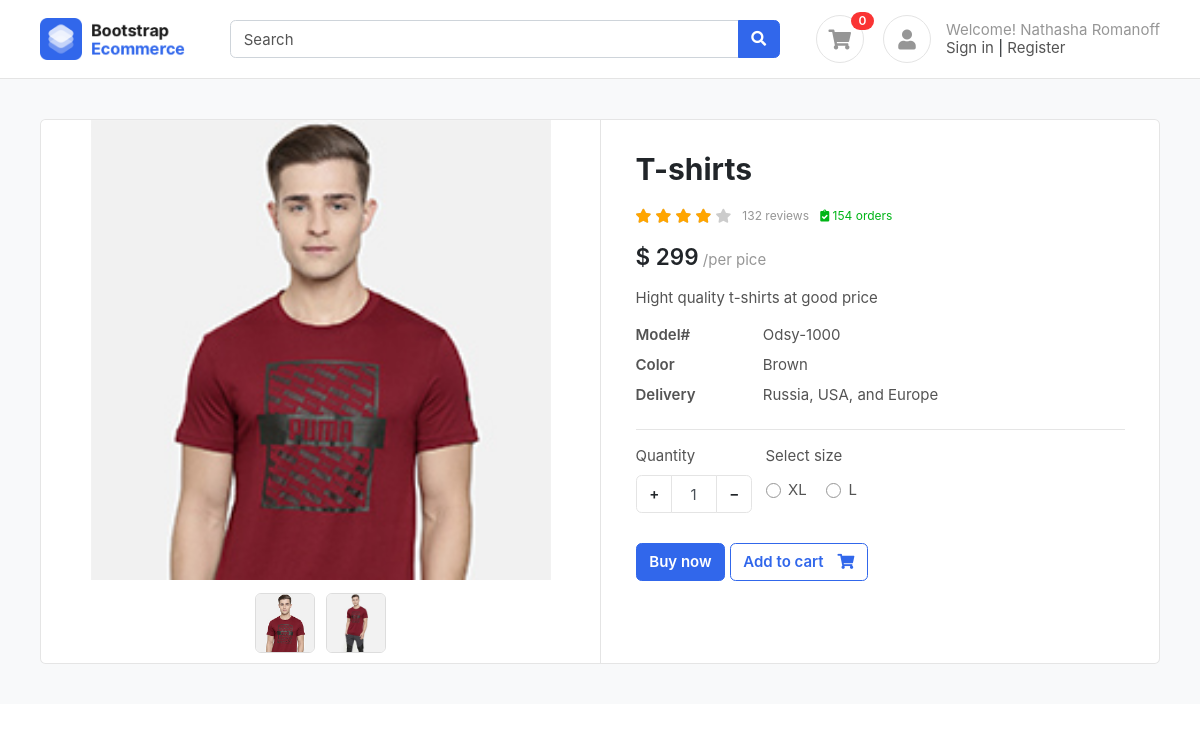
Before: /product/t-shirts/ (signed in) with the older database file.
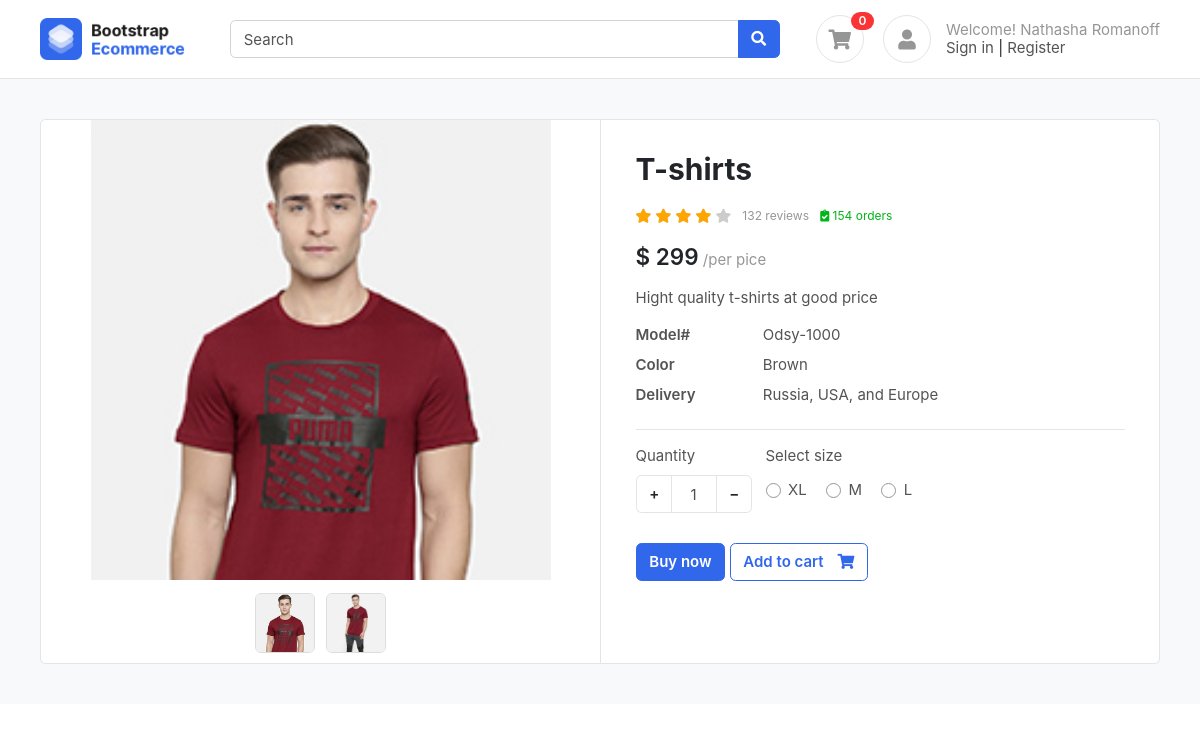
After: the same page with the newer database file.
### products/models.py (models this page shows, shortened)
class ProductImage(BaseModel):
    product = models.ForeignKey(Product, on_delete=models.CASCADE, related_name='product_images')
    image = models.ImageField(upload_to='Files\Product')

class SizeVariant(BaseModel):
    size_name = models.CharField(max_length=100)
    price = models.IntegerField(default=0)

### products/views.py (the view)
# urls.py: path('<slug>/', views.get_product, name='get_product'),
def  get_product(request, slug):
    try :
        product = Product.objects.get(slug = slug)
        context = { 'product' : product }
        if request.GET.get('size'):
            size = request.GET.get('size')
            price = product.get_product_by_size(size)
            context['selected_size'] = size
            context['updated_price'] = price
        return render(request, 'product/product.html',context = context )
    except Exception as e:
        print(f"\n\nException : {e}\n\n")

### accounts/models.py (called while the page is built)
    def get_cart_count(self):
        return CartItems.objects.filter(cart__is_paid = False, cart__user = self.user).count()

### templates/product/product.html (shortened to what this page needs)
{% extends "base/base.html" %}
{% block start %}
<section class="section-content padding-y bg">
    <div class="container">
    <div class="card">
        <div class="row no-gutters">
            <aside class="col-md-6">
    <article class="gallery-wrap">
    <div class="img-big-wrap">
      <div> <a href="#"><img src="{{ product.product_images.first.image.url }}"></a></div>
    </div>
    <div class="thumbs-wrap">
      {% for image in product.product_images.all %}
        <a href="#" class="item-thumb"> <img src=" {{image.image.url }} "></a>
      {% endfor %}
    </div>
    </article>
            </aside>
            <main class="col-md-6 border-left">
    <article class="content-body">
    <h2 class="title">{{ product.product_name }}</h2>
    <div class="rating-wrap my-3">
        <ul class="rating-stars">
            <li style="width:80%" class="stars-active">
                <i class="fa fa-star"></i> <i class="fa fa-star"></i>
                <i class="fa fa-star"></i> <i class="fa fa-star"></i>
            </li>
            <li>
                <i class="fa fa-star"></i> <i class="fa fa-star"></i>
                <i class="fa fa-star"></i> <i class="fa fa-star"></i>
                <i class="fa fa-star"></i>
            </li>
        </ul>
        <small class="label-rating text-muted">132 reviews</small>
        <small class="label-rating text-success"> <i class="fa fa-clipboard-check"></i> 154 orders </small>
    </div>
    <div class="mb-3">
        <var class="price h4">$
          {% if updated_price %}
            {{ updated_price }}
          {% else %}
            {{product.price}}</var>
          {% endif %}
        <span class="text-muted">/per pice</span>
    </div>
    <p>{{product.product_description}}</p>
    <dl class="row">
      <dt class="col-sm-3">Model#</dt>
      <dd class="col-sm-9">Odsy-1000</dd>
      <dt class="col-sm-3">Color</dt>
      <dd class="col-sm-9">Brown</dd>
      <dt class="col-sm-3">Delivery</dt>
      <dd class="col-sm-9">Russia, USA, and Europe </dd>
    </dl>
    <hr>
        <div class="form-row">
            <div class="form-group col-md flex-grow-0">
                <label>Quantity</label>
                <div class="input-group mb-3 input-spinner">
                  <div class="input-group-prepend">
                    <button class="btn btn-light" type="button" id="button-plus"> + </button>
                  </div>
                  <input type="text" class="form-control" value="1">
                  <div class="input-group-append">
                    <button class="btn btn-light" type="button" id="button-minus"> − </button>
                  </div>
                </div>
            </div>
            <div class="form-group col-md">
                    <label>Select size</label>
                    <div class="mt-1">
                      {% for size in product.size_varient.all %}
                        <label class="custom-control custom-radio custom-control-inline">
                          <div class="custom-control-label">{{ size.size_name }}</div>
                        </label>
                      {% endfor %}
                    </div>
            </div>
        </div>
        <a href="#" class="btn  btn-primary"> Buy now </a>
        <a href=" {% url 'add_to_cart' product.uid %}?variant={{selected_size}} " class="btn  btn-outline-primary"> <span class="text">Add to cart</span> <i class="fas fa-shopping-cart"></i>  </a>
    </article>
            </main>
        </div>
    </div>
    </div>
    </section>
{% endblock start %}

Changed rows visible on the page:
added SizeVariant: size_name "M"
